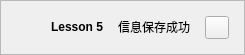
<?xml version="1.0" encoding="UTF-8"?>
<ui version="4.0">
 <class>PopupTip</class>
 <widget class="QWidget" name="PopupTip">
  <property name="geometry">
   <rect>
    <x>0</x>
    <y>0</y>
    <width>245</width>
    <height>54</height>
   </rect>
  </property>
  <property name="sizePolicy">
   <sizepolicy hsizetype="Fixed" vsizetype="Preferred">
    <horstretch>0</horstretch>
    <verstretch>0</verstretch>
   </sizepolicy>
  </property>
  <property name="windowTitle">
   <string>Form</string>
  </property>
  <layout class="QHBoxLayout" name="horizontalLayout">
   <property name="spacing">
    <number>0</number>
   </property>
   <property name="leftMargin">
    <number>0</number>
   </property>
   <property name="topMargin">
    <number>0</number>
   </property>
   <property name="rightMargin">
    <number>0</number>
   </property>
   <property name="bottomMargin">
    <number>0</number>
   </property>
   <item>
    <widget class="QFrame" name="frame">
     <property name="sizePolicy">
      <sizepolicy hsizetype="Fixed" vsizetype="Preferred">
       <horstretch>0</horstretch>
       <verstretch>0</verstretch>
      </sizepolicy>
     </property>
     <property name="frameShape">
      <enum>QFrame::StyledPanel</enum>
     </property>
     <property name="frameShadow">
      <enum>QFrame::Raised</enum>
     </property>
     <property name="Style_Widget" stdset="0">
      <string>Style_Tip_Debug_Widget</string>
     </property>
     <layout class="QHBoxLayout" name="horizontalLayout_2">
      <property name="spacing">
       <number>15</number>
      </property>
      <property name="leftMargin">
       <number>15</number>
      </property>
      <property name="topMargin">
       <number>15</number>
      </property>
      <property name="rightMargin">
       <number>15</number>
      </property>
      <property name="bottomMargin">
       <number>15</number>
      </property>
      <item>
       <widget class="QLabel" name="labIcon">
        <property name="sizePolicy">
         <sizepolicy hsizetype="Fixed" vsizetype="Fixed">
          <horstretch>0</horstretch>
          <verstretch>0</verstretch>
         </sizepolicy>
        </property>
        <property name="minimumSize">
         <size>
          <width>20</width>
          <height>20</height>
         </size>
        </property>
        <property name="text">
         <string/>
        </property>
        <property name="alignment">
         <set>Qt::AlignCenter</set>
        </property>
       </widget>
      </item>
      <item>
       <widget class="QLabel" name="labLevel">
        <property name="sizePolicy">
         <sizepolicy hsizetype="Fixed" vsizetype="Fixed">
          <horstretch>0</horstretch>
          <verstretch>0</verstretch>
         </sizepolicy>
        </property>
        <property name="font">
         <font>
          <bold>true</bold>
         </font>
        </property>
        <property name="text">
         <string>Lesson 5</string>
        </property>
       </widget>
      </item>
      <item>
       <widget class="QLabel" name="labContnt">
        <property name="sizePolicy">
         <sizepolicy hsizetype="Fixed" vsizetype="Fixed">
          <horstretch>0</horstretch>
          <verstretch>0</verstretch>
         </sizepolicy>
        </property>
        <property name="text">
         <string>信息保存成功</string>
        </property>
       </widget>
      </item>
      <item>
       <widget class="QToolButton" name="btnClose">
        <property name="icon">
         <iconset resource="../../../../../app/resources/projectbase.qrc">
          <normaloff>:/image/homeview/exit.png</normaloff>:/image/homeview/exit.png</iconset>
        </property>
       </widget>
      </item>
     </layout>
    </widget>
   </item>
  </layout>
 </widget>
 <resources>
  <include location="../../../../../app/resources/projectbase.qrc"/>
 </resources>
 <connections/>
</ui>
